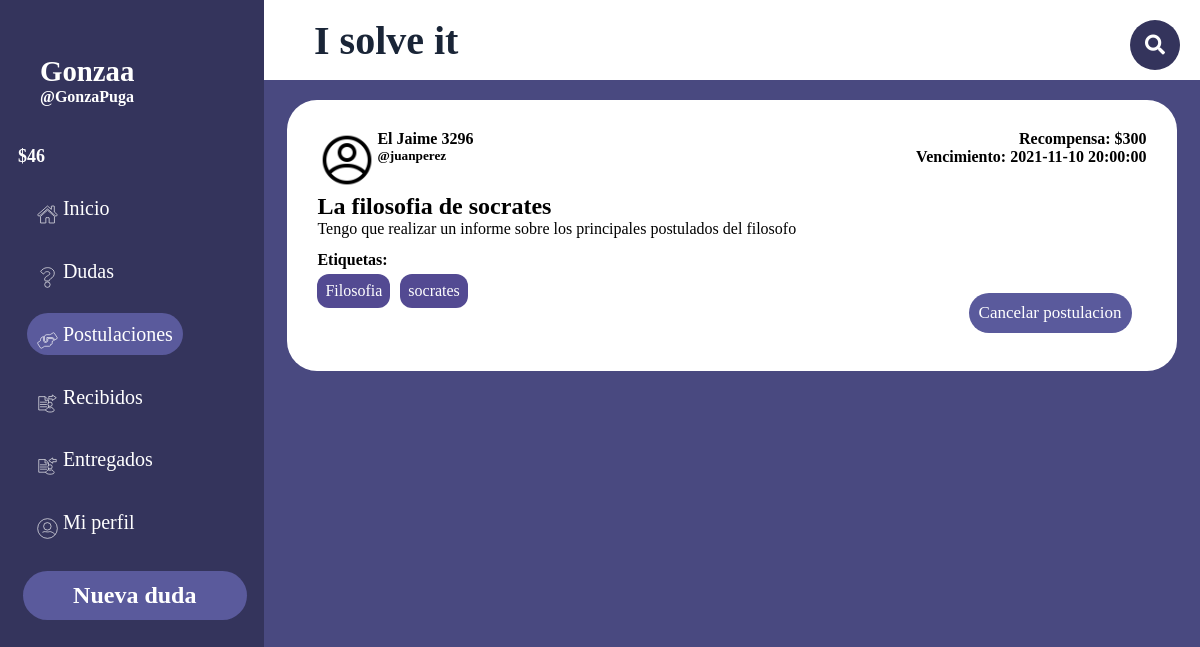
/PaginasBalsamiq/postulaciones.php (signed in), run on the app's committed database.
### tables this page shows
CREATE TABLE `concurso` (
  `id_concurso` int(11) NOT NULL,
  `id_consulta` int(11) NOT NULL,
  `id_us` int(11) NOT NULL
);

CREATE TABLE `usuario` (
  `id_us` int(11) NOT NULL,
  `username` varchar(20) NOT NULL,
  `nombre` varchar(20) NOT NULL DEFAULT 'Nuevo usuario',
  `pass` varchar(200) NOT NULL,
  `mail` varchar(100) NOT NULL,
  `estrellas` int(2) DEFAULT NULL,
  `empleo` tinyint(1) NOT NULL,
  `descripcion` varchar(256) DEFAULT '"Hola. Soy un nuevo usuario de I Solve It. Espero que podamos ayudarnos mutuamente!',
  `tag` varchar(100) NOT NULL DEFAULT 'matematica,historia,literatura',
  `tokens` double NOT NULL DEFAULT 500,
  `imagen` int(11) NOT NULL DEFAULT 0
);

CREATE TABLE `consulta` (
  `id_consulta` int(11) NOT NULL,
  `id_us` int(11) NOT NULL,
  `titulo` varchar(40) NOT NULL,
  `descripcion` varchar(280) NOT NULL,
  `recompensa` float NOT NULL,
  `fecha_subida` datetime NOT NULL DEFAULT current_timestamp(),
  `fecha_limite` datetime NOT NULL,
  `archivo` varchar(100) NOT NULL
);

CREATE TABLE `tag` (
  `id` int(11) NOT NULL,
  `tag` varchar(30) NOT NULL
);

### PaginasBalsamiq/postulaciones.php (the view, shortened to what this page needs)
<!DOCTYPE html>
<html lang="es">
<head>
    <link rel="stylesheet" href="https://use.fontawesome.com/releases/v5.6.3/css/all.css">
    <link rel="stylesheet" href="style2.css">
    <link rel="stylesheet" href="NO_TOCAR.css">
    <link rel="stylesheet" href="publicacion_plantilla.css">
</head>
<body class="grid_container">
    <?php
        include('../ImplementarPHP/config.php');
    ?>
    <header class="header">
        <h1 class="ISolveIt">I solve it</h1>
        <div class="buscador">
            <div class="btn">
                <i class="fas fa-search icon"></i>
            </div>
        </div>
    </header>
    <aside class="sidebar">
        <div class="sidebar_usuario">
            <h4 class="h4"><?php echo $_SESSION['nombre']?></h4>
            <h5 class="h5">@<?php echo $_SESSION['username']?></h5>
            <h5 class="tokens">$<?php echo $_SESSION['tokens']?></h5>
        </div>
        <div class="sidebar_menu">
            <ul>
            <li class="botones_sidebar"><a class="a" href="inicio.php"><img class="iconos_sidebar" src="../PagInicio/Recursos/iconos/Inicio.svg" alt=""> Inicio</a></li>
                <li class="botones_sidebar"><a class="a" href="misdudas.php"><img class="iconos_sidebar" src="../PagInicio/Recursos/iconos/Dudas.svg" alt=""> Dudas</a></li>
                <li class="botones_sidebar"><a class="a" href="postulaciones.php" style="background-color: #5a5a9c"><img class="iconos_sidebar" src="../PagInicio/Recursos/iconos/Postulaciones.svg" alt=""> Postulaciones</a></li>
                <li class="botones_sidebar"><a class="a" href="recibidos.php"><img class="iconos_sidebar" src="../PagInicio/Recursos/iconos/Publicaciones_que_te_entregaron.svg" alt=""> Recibidos</a></li>
                <li class="botones_sidebar"><a class="a" href="entregados.php"><img class="iconos_sidebar" src="../PagInicio/Recursos/iconos/Publicaciones_Entregadas.svg" alt=""> Entregados</a></li>
                <li class="botones_sidebar"><a class="a" href="perfil.php"><img class="iconos_sidebar" id="icono_miperfil" src="../PagInicio/Recursos/iconos/Mi Perfil.svg" alt=""> Mi perfil</a></li>
            </ul>
        </div>
        <a href="nuevaPublicacion.php"><h2 class="h2">Nueva duda</h2></a>
    </aside>
    <div class="main">
        <?php
            $i = 0;
            $consultaConcurso = $conn->prepare("SELECT id_consulta FROM concurso WHERE id_us = '".$_SESSION['id_us']."'");
            $consultaConcurso ->execute();
            while ($resultadoConcurso = $consultaConcurso->fetch(PDO::FETCH_ASSOC)) {
                $consultaConsulta = $conn->prepare("SELECT * FROM consulta WHERE id_consulta = '".$resultadoConcurso['id_consulta']."'");
                $consultaConsulta ->execute();
                if($resultadoConsulta = $consultaConsulta->fetch(PDO::FETCH_ASSOC)){
                    $consultaUsr = $conn->prepare("SELECT * FROM usuario WHERE id_us = '".$resultadoConsulta['id_us']."'");
                    $consultaUsr ->execute();
                    $resultadoUsr = $consultaUsr->fetch(PDO::FETCH_ASSOC);
                    echo'
                    <div class="publicacion_preview" onclick="EntrarPublicacion(this.id);" id="'.$resultadoConcurso['id_consulta'].'">
                    <div class="data">
                        <div class="foto">
                            <img class="fotoPerfil" src="recursos/fotoPerfil/'.$resultadoUsr['imagen'].'.png" alt="'.$resultadoUsr['username'].'">
                        </div>
                        <div class="usuario">
                            <h4>'.$resultadoUsr["nombre"].'</h4>
                            <h5>@'.$resultadoUsr["username"].'</h5>
                        </div>
                        <div class="recoyvenc">
                            <h4>Recompensa: $'.$resultadoConsulta["recompensa"].'</h4>
                            <h4>Vencimiento: '.$resultadoConsulta["fecha_limite"].'</h4>
                        </div>
                    </div>
                    <div class="cuerpo">
                        <h2>'.$resultadoConsulta['titulo'].'</h2>
                        <p class="desc">'.$resultadoConsulta['descripcion'].'</p>
                    </div>
                    <div class="tags">
                        <h4>Etiquetas: </h4>
                        <ul class="tags_list">
                    ';
                    $consultaTagCons = $conn->prepare("SELECT tag_cons FROM tag_cons WHERE id_cons = '".$resultadoConsulta['id_consulta']."'");
                    $consultaTagCons ->execute();
                    while($resultadoTagCons = $consultaTagCons->fetch(PDO::FETCH_ASSOC)){
                        $consultaTag = $conn->prepare("SELECT tag FROM tag WHERE id = '".$resultadoTagCons['tag_cons']."'");
                        $consultaTag ->execute();
                        while($resultadoTag = $consultaTag->fetch(PDO::FETCH_ASSOC)){
                            echo'<li class="tag">'.$resultadoTag['tag'].'</li>';
                        }
                    }
                    echo'
                                    </ul>
                                </div>
                        ';
                        if($resultadoConsulta['id_us'] != $_SESSION['id_us']){
                            echo'
                                <div class="postularDiv">
                            ';
                            $i++;
                            $consultaConc = $conn->prepare("SELECT id_concurso FROM concurso WHERE (id_consulta = '".$resultadoConsulta["id_consulta"]."' AND id_us = '".$_SESSION['id_us']."')");
                            $consultaConc ->execute();
                            if($resultadoConc = $consultaConc->fetch(PDO::FETCH_ASSOC)){
                                echo'
                                    <form action="../ImplementarPHP/postular-cancelar.php" method="POST" id="cancelar'.$i.'">
                                        <input type="hidden" name="id_cons" value="'.$resultadoConsulta['id_consulta'].'">
                                        <input type="hidden" name="dir" value="Location:../PaginasBalsamiq/postulaciones.php">
                                        <input value="Cancelar postulacion" type="submit" class="postularBtn cancelar" name="cancelar" form="cancelar'.$i.'">
                                    </form>
                                ';
                            }
                            echo'
                                </div>
                            ';
                        }
                        else{
                            echo'
                                <div class="postularDiv">
                                    <input value="Ver postulantes" type="submit" class="postularBtn verPostulantes" name="verPostulantes">
                                </div>
                            ';
                        }
                        echo'
                            </div>
                        ';
                }
            }
        ?>
    </div>
</body>
</html>

### PaginasBalsamiq/style2.css (style rules this page uses)
* { margin: 0; padding: 0; box-sizing: border-box; font-family: "corbel"; }
html { height: 100%; }
body { min-height: 100%; }
.grid_container { display: grid; grid-template: "sidebar header" 10vh "sidebar main" 90vh/ 22% auto; }
.header { background-color: white; grid-area: header; display: grid; align-items: center; grid-template: "titu busc" / auto 25% }
.ISolveIt { grid-area: titu; text-align: left; margin-left: 50px; color:#1a2537; font-size: 2.5rem; }
.a { font-size: 20px; text-decoration: none; color:white; padding: 10px; background-color: none; border-radius:50px ; }
a { text-decoration: none; }
.sidebar { background-color: #34345c; grid-area: sidebar; text-align: center; color:rgb(26, 21, 21); border-right:1px solid #34345c; }
.h2 { background-color: #5a5a9c; color:white; border-radius: 30px; padding:11px; width: 85%; margin-left: 23px; margin-top: 10%; }
.h4 { color:white; text-align: left; margin:55px 0px -40px 40px; font-size: 1.8rem; }
.h5 { color:white; text-align: left; margin:40px; font-size: 1rem; }
.tokens { color: white; margin-right: 200px; font-size: large; font-family: corbel; }
.main { background-color: #494980; grid-area: main; overflow-y: scroll; position: relative; }
.botones_sidebar { margin: 17px; padding: 10px; list-style: none; text-align: left; }
.iconos_sidebar { position: relative; top: 10px; width: 10%; height: auto; }

### PaginasBalsamiq/NO_TOCAR.css (style rules this page uses)
a { text-decoration: none; color: white }
input { width: 50%; height:100%; border-radius: 3px; border: 1px solid rgb(255, 255, 255); }
.buscador { width: 220px; height: 30px; padding: 5px; display: flex; justify-content: right; }
.btn { position:absolute; margin-top: -10px; right:0; height: 50px; width: 50px; line-height: 50px; background-color: #34345c; text-align: center; color: white; font-size: 20px; border-radius: 50%; cursor: pointer; margin-right: 20px; }

### PaginasBalsamiq/publicacion_plantilla.css (style rules this page uses)
.publicacion_preview { background-color: white; border-radius: 30px; height: auto; display: grid; grid-template: "data" 30% "cuerpo" auto "tags" 20%; padding: 30px; text-align: left; margin: auto; margin-top: 20px; max-width: 95%; cursor:pointer; }
.data { height: 100%; grid-area: data; display: flex; }
.cuerpo { grid-area: cuerpo; width: 60vw; }
.desc { width: 100%; word-wrap: break-word; max-height: 3rem; overflow:hidden; margin-bottom: 5px; }
.recoyvenc { margin-right: 0; margin-left: auto; text-align: right; }
.tags_list { display: flex; list-style: none; }
.tag { margin-right: 10px; background-color: rgb(83, 74, 146); border-radius: 12px; padding: 8px; color: white; margin-top: 5px; }
.fotoPerfil { width: 60px; }
.postularDiv { margin-right: 15px; margin-left: auto; }
.postularBtn { background-color: #5a5a9c; color: white; width: 100%; height: 100%; border: none; padding: 10px; border-radius: 30px; cursor: pointer; text-align: center; font-size: 17px; }

### data on the page
concurso: usuario.nombre "El Jaime 3296", usuario.username "juanperez", id_consulta.recompensa "300", id_consulta.fecha_limite "2021-11-10 20:00:00", id_consulta.titulo "La filosofia de socrates", id_consulta.descripcion "Tengo que realizar un informe sobre los principales postulados del filosofo"
tag: tag "Filosofia"
tag: tag "socrates"

### other printed values
$_SESSION['nombre'] "Gonzaa"
$_SESSION['username'] "GonzaPuga"
$_SESSION['tokens'] "46"
